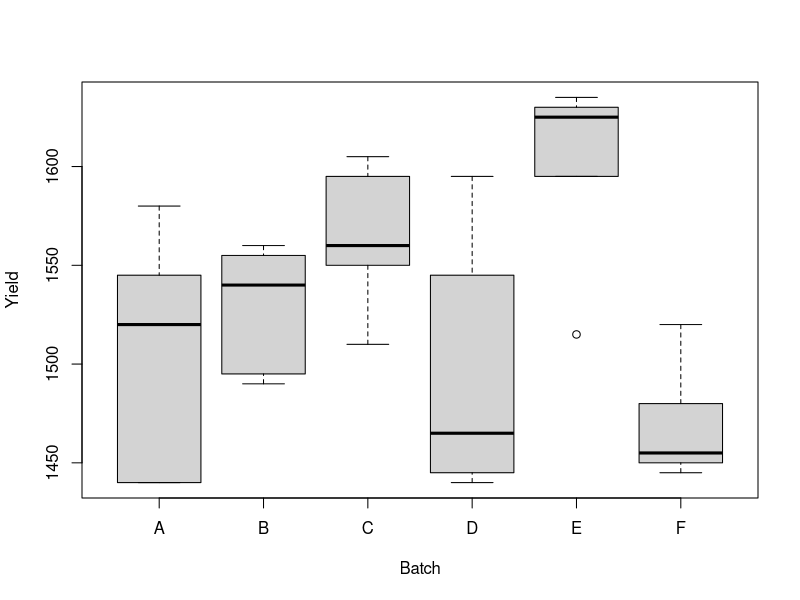
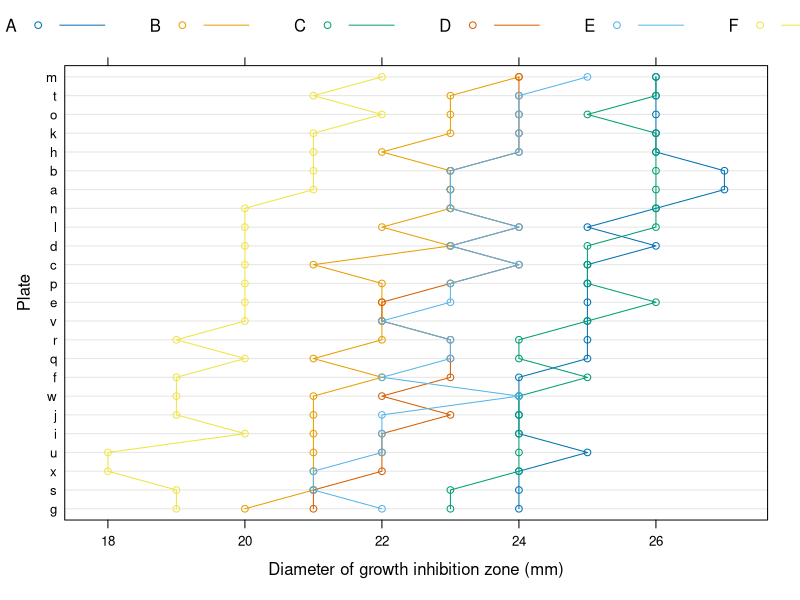
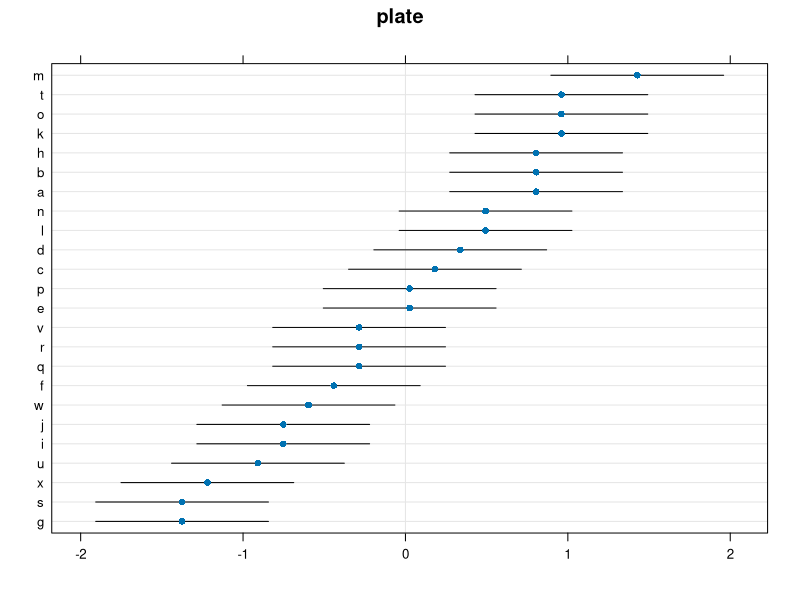
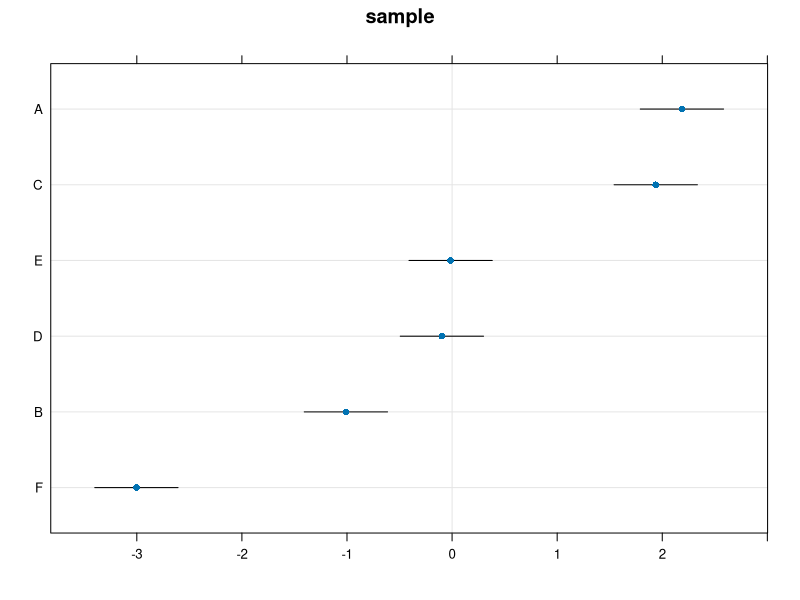

The R script that drew these images, in order:
## ---- chunk 1
n.groups <- 10
n.repeats <- 2
groups <- gl(n = n.groups, k = n.repeats)
n <- length(groups)
z0 <- rnorm(10,0,10)
z <- z0[as.numeric(groups)] # create the random effect vector.
epsilon <- rnorm(n,0,1) # create the measurement error vector.
beta0 <- 2 # create the global mean
y <- beta0 + z  + epsilon # generate synthetic sample
lm.5 <- lm(y~z)  # fit a linear model
library(lme4)
lme.5 <- lmer(y~1|z) # fit a mixed-model
## ---- chunk 2
summary.lm.5 <- summary(lm.5)
summary.lm.5
## ---- chunk 3
summary.lme.5 <- summary(lme.5)
summary.lme.5
## ---- chunk 4
data(Dyestuff, package='lme4')
attach(Dyestuff)
head(Dyestuff)
## ---- chunk 5
plot(Yield~Batch)
## ---- chunk 6
lme.1<- lmer( Yield ~ 1  | Batch  , Dyestuff )
summary(lme.1)
## ---- chunk 7
detach(Dyestuff)
head(Penicillin)
## ---- chunk 8
attach(Penicillin)
table(sample, plate)
## ---- chunk 9
lattice::dotplot(reorder(plate, diameter) ~ diameter,data=Penicillin,
              groups = sample,
              ylab = "Plate", xlab = "Diameter of growth inhibition zone (mm)",
              type = c("p", "a"), auto.key = list(columns = 6, lines = TRUE))
## ---- chunk 10
lme.2 <- lmer ( diameter ~  1+ (1| plate ) + (1| sample ) , Penicillin )
fixef(lme.2) # Fixed effects
ranef(lme.2) # Random effects
## ---- chunk 11
random.effect.lme2 <- ranef(lme.2, condVar = TRUE) 
qrr2 <- lattice::dotplot(random.effect.lme2, strip = FALSE)
## ---- chunk 12
print(qrr2[[1]]) 
## ---- chunk 13
print(qrr2[[2]])  
